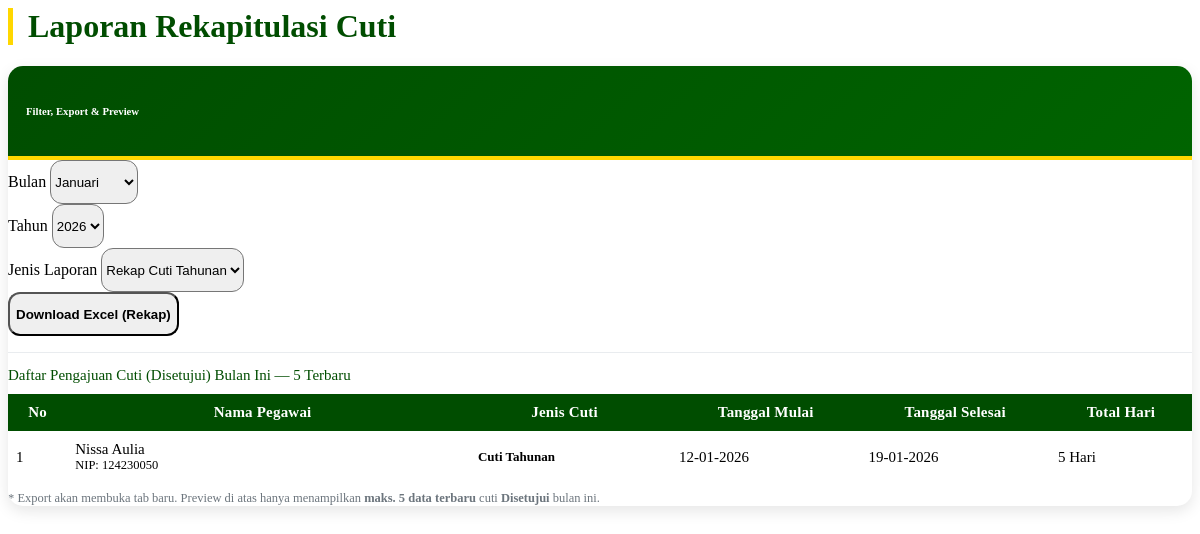
The app's page /pages/admin/laporan_cuti.php, older data.
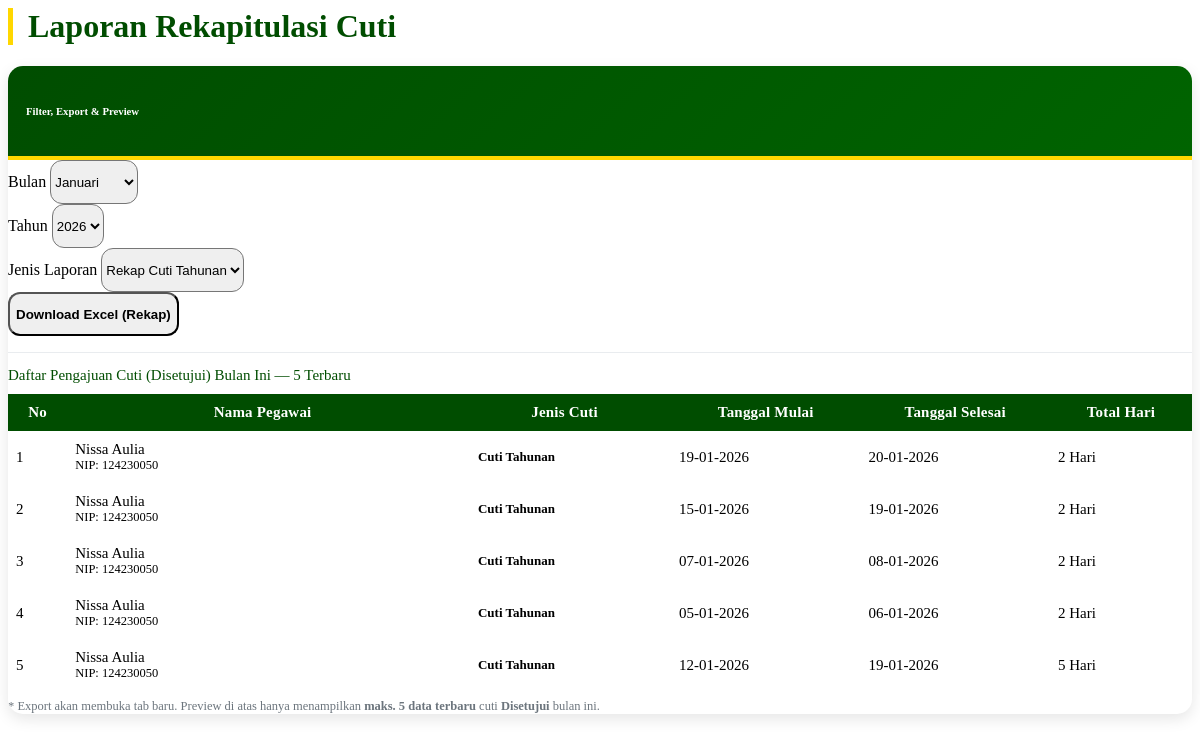
The same page, newer data.
### tables this page shows
CREATE TABLE `pengajuan_cuti` (
  `id_pengajuan` int(11) NOT NULL,
  `id_user` int(11) NOT NULL,
  `jenis_cuti` varchar(50) DEFAULT NULL,
  `id_atasan` int(11) DEFAULT NULL,
  `id_jenis` int(11) NOT NULL,
  `nomor_surat` varchar(100) DEFAULT NULL,
  `tgl_pengajuan` date DEFAULT NULL,
  `tgl_mulai` date NOT NULL,
  `tgl_selesai` date NOT NULL,
  `lama_hari` int(11) NOT NULL,
  `alasan` text NOT NULL,
  `no_telepon` varchar(20) DEFAULT NULL,
  `masa_kerja` varchar(50) DEFAULT NULL,
  `alamat_cuti` text NOT NULL,
  `status` enum('Diajukan','Disetujui','Ditolak','Dibatalkan') DEFAULT 'Diajukan',
  `catatan_admin` text DEFAULT NULL,
  `created_at` timestamp NOT NULL DEFAULT current_timestamp(),
  `sisa_cuti_n` int(11) DEFAULT 0,
  `sisa_cuti_n1` int(11) DEFAULT 0,
  `dipotong_n1` int(11) DEFAULT 0,
  `dipotong_n` int(11) DEFAULT 0,
  `id_pejabat` int(11) DEFAULT 0
);

CREATE TABLE `users` (
  `id_user` int(11) NOT NULL,
  `nip` varchar(30) NOT NULL,
  `password` varchar(255) NOT NULL,
  `nama_lengkap` varchar(100) NOT NULL,
  `jabatan` varchar(100) DEFAULT NULL,
  `pangkat` varchar(50) DEFAULT NULL,
  `unit_kerja` varchar(100) DEFAULT 'Pengadilan Negeri Yogyakarta',
  `no_telepon` varchar(20) DEFAULT NULL,
  `role` enum('admin','user') NOT NULL,
  `is_atasan_langsung` tinyint(1) DEFAULT 0 COMMENT '1=Bisa TTD, 0=Staf Biasa',
  `sisa_cuti_n` int(11) DEFAULT 12,
  `sisa_cuti_n1` int(11) DEFAULT 0,
  `sisa_cuti_n2` int(11) DEFAULT 0,
  `kuota_cuti_sakit` int(11) DEFAULT 14,
  `created_at` timestamp NOT NULL DEFAULT current_timestamp(),
  `status_akun` enum('aktif','nonaktif') DEFAULT 'aktif',
  `id_atasan` int(11) DEFAULT NULL
);

CREATE TABLE `jenis_cuti` (
  `id_jenis` int(11) NOT NULL,
  `nama_jenis` varchar(50) NOT NULL
);

### pages/admin/laporan_cuti.php (the view, shortened to what the changed rows need)
<?php
$bln = date('m');
$thn = date('Y');
$query_preview = "SELECT p.*, u.nama_lengkap, u.nip, j.nama_jenis
                  FROM pengajuan_cuti p
                  JOIN users u ON p.id_user = u.id_user
                  JOIN jenis_cuti j ON p.id_jenis = j.id_jenis
                  WHERE p.status = 'Disetujui'
                    AND MONTH(p.tgl_mulai) = '$bln'
                    AND YEAR(p.tgl_mulai) = '$thn'
                  ORDER BY p.created_at DESC, p.id_pengajuan DESC
                  LIMIT 5";
$result_preview = mysqli_query($koneksi, $query_preview);
?>
<div class="container-fluid mb-3">
    <div class="d-sm-flex align-items-center justify-content-between mb-3 mt-4">
        <h1 class="h3 mb-0 text-gray-800 page-title-pn">Laporan Rekapitulasi Cuti</h1>
    </div>
    <div class="card card-pn">
        <div class="card-body">
            <div class="table-responsive">
                <table class="table table-bordered table-hover table-preview mb-0" width="100%" cellspacing="0">
                    <thead class="thead-pn">
                        <tr class="text-center">
                            <th width="5%">No</th>
                            <th>Nama Pegawai</th>
                            <th width="18%">Jenis Cuti</th>
                            <th width="16%">Tanggal Mulai</th>
                            <th width="16%">Tanggal Selesai</th>
                            <th width="12%">Total Hari</th>
                        </tr>
                    </thead>
                    <tbody>
                        <?php
                        $no = 1;
                        if ($result_preview && mysqli_num_rows($result_preview) > 0) {
                            while ($row = mysqli_fetch_assoc($result_preview)) {
                                $total_hari = isset($row['lama_hari']) ? (int)$row['lama_hari'] : 0;
                                echo "<tr>";
                                echo "<td class='text-center font-weight-bold'>{$no}</td>";
                                echo "<td>
                                        <div class='font-weight-bold text-dark'>{$row['nama_lengkap']}</div>
                                        <small class='text-secondary font-weight-bold'>NIP: {$row['nip']}</small>
                                      </td>";
                                echo "<td class='text-center'>
                                        <span class='badge badge-info badge-pill-soft'>{$row['nama_jenis']}</span>
                                      </td>";
                                echo "<td class='text-center'>".date('d-m-Y', strtotime($row['tgl_mulai']))."</td>";
                                echo "<td class='text-center'>".date('d-m-Y', strtotime($row['tgl_selesai']))."</td>";
                                echo "<td class='text-center font-weight-bold'>{$total_hari} Hari</td>";
                                echo "</tr>";
                                $no++;
                            }
                        } else {
                            echo "<tr><td colspan='6' class='text-center'>Belum ada data cuti disetujui bulan ini.</td></tr>";
                        }
                        ?>
                    </tbody>
                </table>
            </div>
        </div>
    </div>
</div>

Row changes from the older to the newer data that the page shows:
added pengajuan_cuti: id_user.nama_lengkap "Nissa Aulia", id_user.nip "124230050", id_jenis.nama_jenis "Cuti Tahunan", tgl_mulai "19-01-2026", tgl_selesai "20-01-2026", lama_hari "2"
added pengajuan_cuti: id_user.nama_lengkap "Nissa Aulia", id_user.nip "124230050", id_jenis.nama_jenis "Cuti Tahunan", tgl_mulai "15-01-2026", tgl_selesai "19-01-2026", lama_hari "2"
added pengajuan_cuti: id_user.nama_lengkap "Nissa Aulia", id_user.nip "124230050", id_jenis.nama_jenis "Cuti Tahunan", tgl_mulai "07-01-2026", tgl_selesai "08-01-2026", lama_hari "2"
added pengajuan_cuti: id_user.nama_lengkap "Nissa Aulia", id_user.nip "124230050", id_jenis.nama_jenis "Cuti Tahunan", tgl_mulai "05-01-2026", tgl_selesai "06-01-2026", lama_hari "2"
